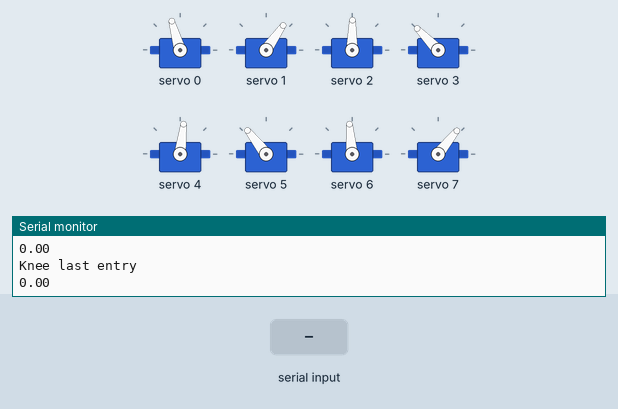
The sketch below on a simulated ESP32. On the bench: 8 × servo, the last lines printed to the serial monitor. Inputs (shaded band) come from the test bench.

Above: at 1.7 s.
1.8 s: "1" received over Serial
At 2.35 s:
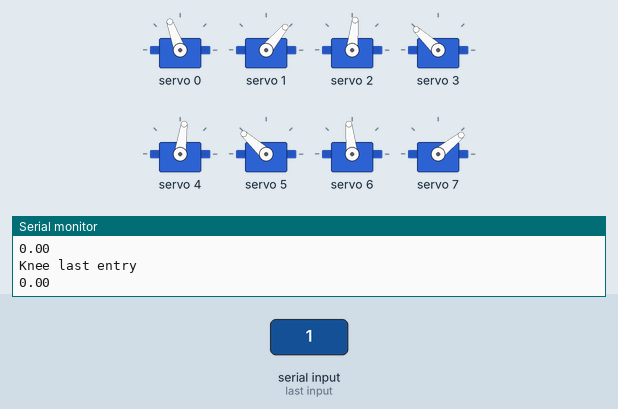
4.8 s: "0" received over Serial
At 5.7 s:
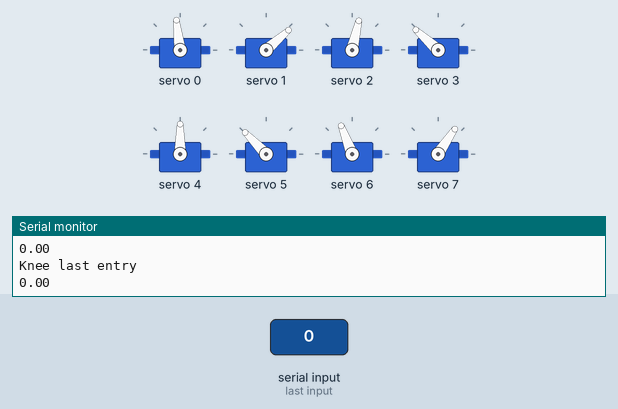
6.3 s: "1" received over Serial
At 10.41 s:
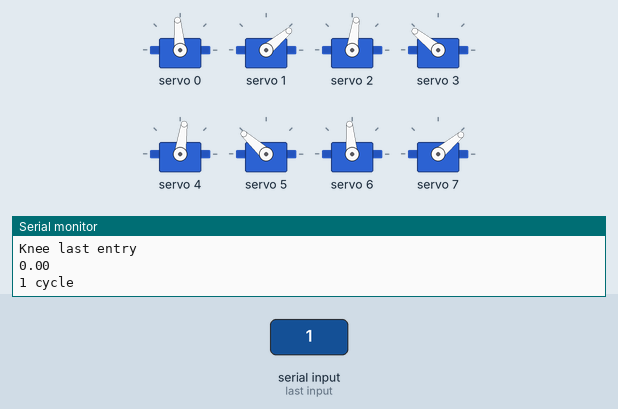
Timing chart, 0 to 15.3 s (numbered marks = the images above; inputs shaded):
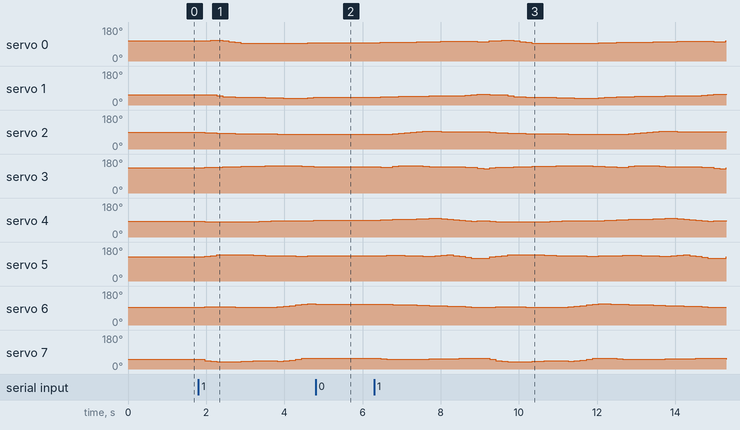

Measured:
- after the input at 1.8 s, servo 0: 106° → 108° after 0.16 s, → 110° 0.16 s later, → 106° 0.31 s later, → 103° 0.16 s later, … (12 changes in this stretch); servo 1: 55° → 53° after 0.16 s, → 50° 0.31 s later, → 45° 0.16 s later, → 43° 0.15 s later, … (13 changes in this stretch)
- after the input at 4.8 s, servo 0: stays 97° (without the input it goes to 98° after 0.26 s); servo 5: stops changing and stays 134°; servo 7: stays 56° (without the input it goes to 54° after 0.26 s)
- after the input at 6.3 s, servo 0: 97° → 98° after 0.16 s, → 99° 0.16 s later, → 100° 0.16 s later, → 101° 0.62 s later, … (30 changes in this stretch); servo 1: 41° → 43° after 0.16 s, → 44° 0.16 s later, → 45° 0.15 s later, → 46° 0.15 s later, … (39 changes in this stretch)

The sketch:

SS_walk_5cm_travel_1cm_feet_lift_eps_5.ino.ino
```cpp
//Gait template
#include <Wire.h>
#include <Adafruit_PWMServoDriver.h>

Adafruit_PWMServoDriver pca9685 = Adafruit_PWMServoDriver();

#define SERVO_FREQ 50
#define SER0 0 //Hip 1
#define SER1 1 //Knee 1
#define SER2 2 //Hip 2
#define SER3 3 //Knee 2
#define SER4 4 //Hip 3
#define SER5 5 //Knee 3
#define SER6 6 //Hip 4
#define SER7 7 //Knee 4

float SS_servo0[] = {-0.3068659375546563, -0.3654551901571012, -0.4103924876015783, -0.39882704082602877, -0.3097467157670422, -0.22957640746273003, -0.1392477005690455, -0.04983464781560066, 0.017383642633739888, 0.03420626375154147, 0.02211909056260288, -0.0006360974675327503, -0.01622935459295736, -0.02737023898241238, -0.03270721565322424, -0.03649739278011104, -0.039766955153508525, -0.0443742537823932, -0.05541399602793171, -0.0776723898557597, -0.09944544834676522, -0.12014487348876428, -0.1350090802380748, -0.1431098993599373, -0.15250744435947505, -0.16200429855841006, -0.17325619971997938, -0.18531661197563568, -0.20320301767856155, -0.219876220169585, -0.23771812601104428, -0.2554597635216809, -0.266876512365543, -0.26957271497004404, -0.2677886243793105, -0.2597642648495868, -0.2515931378467415, -0.24285902632926284, -0.22377903988421471};
float SS_servo1[] = {0.8177250910102415, 0.8607394519124107, 0.8665740845601405, 0.9324711350160465, 1.0749719560667181, 1.134078105050551, 1.1841964829949199, 1.211123591739862, 1.2091035067237739, 1.1772770446628988, 1.1910696229061701, 1.2283946161088897, 1.2513505093477435, 1.2672098899374236, 1.2810264661572008, 1.2896750270309774, 1.2913580323438485, 1.283801699153356, 1.2580884575875788, 1.217914056279911, 1.1766325055664448, 1.13251060911898, 1.0964100666359633, 1.0814069001503106, 1.0638097940993665, 1.0458901383342667, 1.0365812038255642, 1.02964943121092, 1.0154732794234818, 1.0072109014886659, 1.0013205930107192, 0.9887835005020303, 0.9714781620273836, 0.95650161458725, 0.9333495491446854, 0.9072423920971624, 0.8621745088971348, 0.7946796509044924, 0.7237228624438724};
float SS_servo2[] = {-0.10418775276812202, -0.1631116037142894, -0.21067318640666904, -0.24366686160097162, -0.2586797513324318, -0.2717219727936928, -0.2804686893853878, -0.28562155012442686, -0.2920869652889087, -0.305289037678363, -0.32157328918804057, -0.33639168109629364, -0.3473633987080912, -0.3537816244592052, -0.3545822236057461, -0.3528349436814171, -0.35045280343247875, -0.349367597593135, -0.3582913799910978, -0.3786733756805841, -0.40356201389364943, -0.419146759789948, -0.38993919390878967, -0.3137935649688496, -0.23787127420188892, -0.16059784472934768, -0.08478663402302279, -0.022262721643011872, -0.0026945887900530797, 0.014495949778348446, 0.00723237084311031, -0.020496641966220017, -0.03853679809277924, -0.046728676499702304, -0.0501930705313399, -0.04607253041756269, -0.04361564543229711, -0.04348517482544499, -0.03057797987111596};
float SS_servo3[] = {0.9149855996362204, 0.9688803559772038, 0.9810145427815508, 0.9882303818219728, 1.0086140606046918, 1.024403128879344, 1.0455809164506606, 1.0669854581839389, 1.08713442053856, 1.100432886952215, 1.1157897939982335, 1.1278174753611516, 1.1347240176557798, 1.135715710811591, 1.1365073202287244, 1.1311703042076586, 1.1207277941541136, 1.1034354032593963, 1.079391010013286, 1.0447724463426047, 1.0192429993259178, 0.9782411457721576, 0.9808479563952375, 1.083782161797445, 1.137547902973626, 1.1544785735971237, 1.1634715404917364, 1.1610648275628068, 1.1044933608638108, 1.0566190334687002, 1.0352733517130737, 1.042481220924355, 1.0376049028560308, 1.0307506021124844, 1.0143839987406915, 0.9901027365555225, 0.9487289263800699, 0.8885175715684944, 0.8200513348522591};
float SS_servo4[] = {0.2856904321202193, 0.3203230300711767, 0.31973935422590893, 0.3149960596930715, 0.3188213785324611, 0.3178170961717121, 0.31747719034293187, 0.31844212200528577, 0.31366132174818057, 0.2990887249096613, 0.28034773362205706, 0.2628483171153284, 0.2491487704401178, 0.23847805888444945, 0.231613408872474, 0.22458791085695945, 0.217518376456493, 0.2100770825933747, 0.19613748627903135, 0.1689639081579329, 0.13821304810665738, 0.10630911628558183, 0.08050597856974037, 0.06487154458956225, 0.04596617661448544, 0.02418419742568321, 0.0009652225308430787, -0.026835916874940694, -0.06579152853522341, -0.08590979346195204, -0.07307490033943062, -0.04968309948660624, -0.0017841825207424774, 0.07668015140062162, 0.14928251814266907, 0.23105791481597937, 0.2737956985493837, 0.23719873807685868, 0.18727863297298408};
float SS_servo5[] = {-0.9275288691607992, -1.0275053240531793, -1.102696024991574, -1.1557524216595747, -1.1776059720941476, -1.1878079573761877, -1.1838141311309687, -1.1733237120288447, -1.1553387791285208, -1.1383917699512778, -1.1177267448188593, -1.1009819000615424, -1.0895629270710054, -1.0803766230507696, -1.0680967605651228, -1.055764235182594, -1.0469108162220044, -1.046366263299886, -1.0587539740348164, -1.0797282169532403, -1.0962164415385591, -1.1133459397900722, -1.1252540736799408, -1.124741035074429, -1.1227692479490592, -1.1153659701672167, -1.0997737825610117, -1.0744203687743985, -1.0469655608393376, -1.0446292486930326, -1.0875121521304867, -1.1418495562826643, -1.1674756922338767, -1.115648006397367, -1.0177519738172025, -0.8806117959726553, -0.801910098365174, -0.7961113918062048, -0.7742676718802357};
float SS_servo6[] = {0.07499059510649893, 0.10468041732858095, 0.10188883386881473, 0.09416475802499377, 0.09458117221789122, 0.08997881075163541, 0.08708901462617327, 0.08313587458696133, 0.07425285283448047, 0.05423218239906294, 0.032241185883786244, 0.029802238440820646, 0.0557335272293414, 0.10303914079319723, 0.1790206938355552, 0.2579887110162531, 0.33766341717318227, 0.4156118414066509, 0.46606852347987154, 0.45441202580883855, 0.4326929495730077, 0.4105938765505489, 0.39137569418936924, 0.37949937436005077, 0.36511828129916046, 0.3483370689488392, 0.33007442793653474, 0.3092668454439274, 0.2794873281444428, 0.25093914890200797, 0.224663882265517, 0.19910391770118538, 0.17457449557313584, 0.1524837910622854, 0.1281182868492203, 0.10450505962314235, 0.07502856586179966, 0.032062271018399806, -0.016723209143360708};
float SS_servo7[] = {-1.0256610597084428, -1.1354774850811764, -1.2220860774375717, -1.2784272667654173, -1.2945309115798547, -1.2964122864640752, -1.2814390986381192, -1.2531139487060006, -1.218036061273489, -1.1796925591415832, -1.1433490041140535, -1.1471403855158278, -1.1904890873337464, -1.2207810131005365, -1.1942841652883804, -1.1132050030401628, -1.0032971253803238, -0.9000937275508649, -0.8586582779536607, -0.8923004575561907, -0.9231689380600917, -0.9576542468109411, -0.9814143094096224, -0.9872217679035195, -0.9947245583051842, -0.9992289457886218, -0.9962540091983555, -0.9881523496095528, -0.9830239694622007, -0.9711670450099555, -0.9635386526564954, -0.9626738385333632, -0.9577249924845829, -0.9416629640234055, -0.9228916440653847, -0.9010134638400425, -0.8915816623357775, -0.8856421358916516, -0.8610586871084783};

int node=0;
int first=0;
int input=0;
int end_time=0;
int time_step=150000;
int steps = sizeof(SS_servo0)/sizeof(SS_servo0[0]);

// ------------------------Centers:--------------------------
int centre0=312;
int centre1=293;
int centre2=305;
int centre3=315;
int centre4=315;
int centre5=300;
int centre6=310;
int centre7=315;

// -------------------Joint configurations-------------------
int servo0=0;
int servo0_deg=0;
int servo1=0;
int servo1_deg=0;
int servo2=0;
int servo2_deg=0;
int servo3=0;
int servo3_deg=0;
int servo4=0;
int servo4_deg=0;
int servo5=0;
int servo5_deg=0;
int servo6=0;
int servo6_deg=0;
int servo7=0;
int servo7_deg=0;

void setup() {
  Serial.begin(115200);
  pca9685.begin();

  pca9685.setOscillatorFrequency(27000000); //Value between 24MHz and 27MHz, tuned for this setup
  pca9685.setPWMFreq(SERVO_FREQ);
  delay (500);

  servo0_deg=SS_servo0[0]/3.14159265*180;
  servo0=map(servo0_deg,30,-30,265,355);
  pca9685.setPWM(SER0,0,servo0);

  servo1_deg=SS_servo1[0]/3.14159265*180;
  servo1=map(servo1_deg,30,-30,250,335);
  pca9685.setPWM(SER1,0,servo1);

  servo2_deg=SS_servo2[0]/3.14159265*180;
  servo2=map(servo2_deg,-30,30,265,350);
  pca9685.setPWM(SER2,0,servo2);

  servo3_deg=SS_servo3[0]/3.14159265*180;
  servo3=map(servo3_deg,-30,30,265,360);
  pca9685.setPWM(SER3,0,servo3);

  servo4_deg=SS_servo4[0]/3.14159265*180;
  servo4=map(servo4_deg,30,-30,265,360);
  pca9685.setPWM(SER4,0,servo4);

  servo5_deg=SS_servo5[0]/3.14159265*180;
  servo5=map(servo5_deg,30,-30,250,345);
  pca9685.setPWM(SER5,0,servo5);

  servo6_deg=SS_servo6[0]/3.14159265*180;
  servo6=map(servo6_deg,-30,30,260,355);
  pca9685.setPWM(SER6,0,servo6);

  servo7_deg=SS_servo7[0]/3.14159265*180;
  servo7=map(servo7_deg,-30,30,265,365);
  pca9685.setPWM(SER7,0,servo7);

  Serial.println("Ready Steady");
  end_time=esp_timer_get_time()+time_step;
  Serial.println("Hip last entry");
  Serial.println(SS_servo6[steps]);
  Serial.println("Knee last entry");
  Serial.println(SS_servo7[steps]);

}

void loop()
{
  if(Serial.available()>0)
  {
    first=Serial.read();
    if(first=='1')
    {
      input=1;
    }
    if(first=='0')
    {
      input=0;
    }
  }
  if(input==1)
  {
      if(esp_timer_get_time()>=end_time)
      {
        servo0_deg=SS_servo0[node]/3.14159265*180;
        servo0=map(servo0_deg,30,-30,265,355);
        pca9685.setPWM(SER0,0,servo0);

        servo1_deg=SS_servo1[node]/3.14159265*180;
        servo1=map(servo1_deg,30,-30,250,335);
        pca9685.setPWM(SER1,0,servo1);

        servo2_deg=SS_servo2[node]/3.14159265*180;
        servo2=map(servo2_deg,-30,30,265,350);
        pca9685.setPWM(SER2,0,servo2);

        servo3_deg=SS_servo3[node]/3.14159265*180;
        servo3=map(servo3_deg,-30,30,265,360);
        pca9685.setPWM(SER3,0,servo3);

        servo4_deg=SS_servo4[node]/3.14159265*180;
        servo4=map(servo4_deg,30,-30,265,360);
        pca9685.setPWM(SER4,0,servo4);

        servo5_deg=SS_servo5[node]/3.14159265*180;
        servo5=map(servo5_deg,30,-30,250,345);
        pca9685.setPWM(SER5,0,servo5);

        servo6_deg=SS_servo6[node]/3.14159265*180;
        servo6=map(servo6_deg,-30,30,260,355);
        pca9685.setPWM(SER6,0,servo6);

        servo7_deg=SS_servo7[node]/3.14159265*180;
        servo7=map(servo7_deg,-30,30,265,365);
        pca9685.setPWM(SER7,0,servo7);

//        Serial.print("Node:");
//        Serial.print(node);
//        Serial.print("       SS_servo0:");
//        Serial.println(SS_servo3[node]);
        node+=1;
        if(node>=steps)
           {
              Serial.print("1 cycle");
              node=0;
            }
         end_time=esp_timer_get_time()+time_step;
      }
   }

  if(input == 0)
  {
   servo0_deg=SS_servo0[node]/3.14159265*180;
   servo0=map(servo0_deg,30,-30,265,355);
   pca9685.setPWM(SER0,0,servo0);

   servo1_deg=SS_servo1[node]/3.14159265*180;
   servo1=map(servo1_deg,30,-30,250,335);
   pca9685.setPWM(SER1,0,servo1);

   servo2_deg=SS_servo2[node]/3.14159265*180;
   servo2=map(servo2_deg,-30,30,265,350);
   pca9685.setPWM(SER2,0,servo2);

   servo3_deg=SS_servo3[node]/3.14159265*180;
   servo3=map(servo3_deg,-30,30,265,360);
   pca9685.setPWM(SER3,0,servo3);

   servo4_deg=SS_servo4[node]/3.14159265*180;
   servo4=map(servo4_deg,30,-30,265,360);
   pca9685.setPWM(SER4,0,servo4);

   servo5_deg=SS_servo5[node]/3.14159265*180;
   servo5=map(servo5_deg,30,-30,250,345);
   pca9685.setPWM(SER5,0,servo5);

   servo6_deg=SS_servo6[node]/3.14159265*180;
   servo6=map(servo6_deg,-30,30,260,355);
   pca9685.setPWM(SER6,0,servo6);

   servo7_deg=SS_servo7[node]/3.14159265*180;
   servo7=map(servo7_deg,-30,30,265,365);
   pca9685.setPWM(SER7,0,servo7);

  }
}
```
